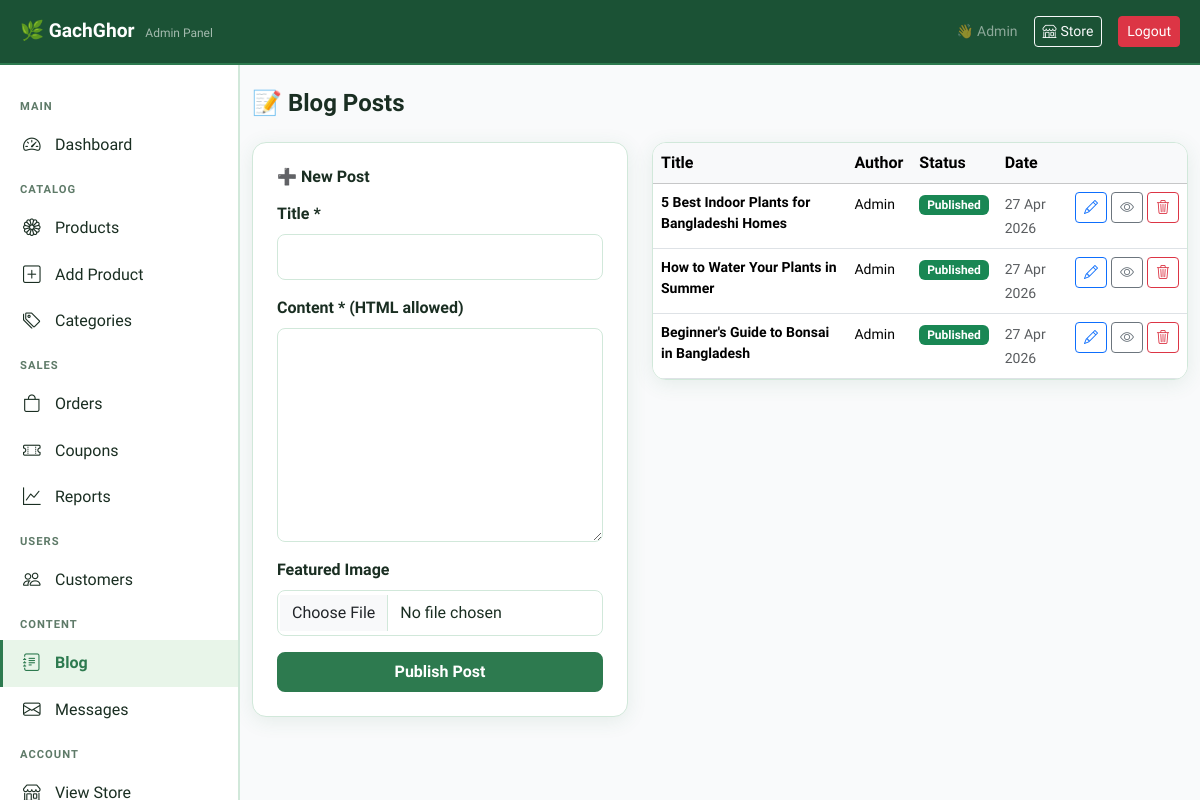
The page /backend/admin/blog.php (signed in) on the database its author committed.
### tables this page shows
CREATE TABLE IF NOT EXISTS blog_posts (
    id INT AUTO_INCREMENT PRIMARY KEY,
    title VARCHAR(255) NOT NULL,
    slug VARCHAR(255) UNIQUE,
    content LONGTEXT,
    image VARCHAR(255),
    author_id INT,
    is_published TINYINT(1) DEFAULT 1,
    created_at TIMESTAMP DEFAULT CURRENT_TIMESTAMP,
    FOREIGN KEY (author_id) REFERENCES users(id) ON DELETE SET NULL
);

CREATE TABLE IF NOT EXISTS users (
    id INT AUTO_INCREMENT PRIMARY KEY,
    name VARCHAR(100) NOT NULL,
    email VARCHAR(150) NOT NULL UNIQUE,
    password VARCHAR(255) NOT NULL,           
    phone VARCHAR(20),
    address TEXT,
    city VARCHAR(100),
    role ENUM('admin','customer') DEFAULT 'customer',
    avatar VARCHAR(255) DEFAULT NULL,
    is_blocked TINYINT(1) DEFAULT 0,          
    reset_token VARCHAR(255) DEFAULT NULL,
    reset_expires DATETIME DEFAULT NULL,
    created_at TIMESTAMP DEFAULT CURRENT_TIMESTAMP,
    updated_at TIMESTAMP DEFAULT CURRENT_TIMESTAMP ON UPDATE CURRENT_TIMESTAMP
);

### backend/includes/config.php (called while the page is built, shortened)
<?php
function h(string $str): string {
    return htmlspecialchars($str, ENT_QUOTES, 'UTF-8');
}

### backend/admin/blog.php (the view, shortened to what this page needs)
<?php
require_once __DIR__ . '/../includes/config.php';
$db = getDB();
$editPost = null;
$posts = $db->query("SELECT b.*, u.name as author FROM blog_posts b LEFT JOIN users u ON b.author_id=u.id ORDER BY b.created_at DESC")->fetchAll();
include __DIR__ . '/admin-header.php';
?>
<div class="container-fluid py-4">
    <h4 class="fw-bold mb-4">📝 Blog Posts</h4>
    <div class="row g-4">
        <div class="col-md-5">
            <div class="gg-card p-4">
                <h6 class="fw-bold mb-3"><?= $editPost?'✏️ Edit Post':'➕ New Post' ?></h6>
                <form method="POST" enctype="multipart/form-data">
                    <div class="mb-3">
                        <label class="form-label">Title *</label>
                        <input type="text" name="title" class="form-control gg-form-control" required
                               value="<?= h($editPost['title']??$_POST['title']??'') ?>">
                    </div>
                    <div class="mb-3">
                        <label class="form-label">Content * (HTML allowed)</label>
                        <textarea name="content" class="form-control gg-form-control" rows="8" required><?= h($editPost['content']??'') ?></textarea>
                    </div>
                    <div class="mb-3">
                        <label class="form-label">Featured Image</label>
                        <input type="file" name="image" class="form-control gg-form-control" accept="image/*">
                    </div>
                    <div class="d-flex gap-2">
                        <button type="submit" class="btn gg-btn-green flex-fill"><?= $editPost?'Update':'Publish Post' ?></button>
                    </div>
                </form>
            </div>
        </div>
        <div class="col-md-7">
            <div class="gg-card overflow-hidden">
                <table class="table table-hover mb-0">
                    <thead class="table-light">
                        <tr><th>Title</th><th>Author</th><th>Status</th><th>Date</th><th></th></tr>
                    </thead>
                    <tbody>
                    <?php foreach($posts as $p): ?>
                    <tr>
                        <td class="fw-semibold small"><?= h(substr($p['title'],0,45)) ?><?= strlen($p['title'])>45?'...':'' ?></td>
                        <td><small><?= h($p['author']??'Admin') ?></small></td>
                        <td>
                            <a href="?toggle=<?= $p['id'] ?>" class="badge <?= $p['is_published']?'bg-success':'bg-secondary' ?> text-decoration-none">
                                <?= $p['is_published']?'Published':'Draft' ?>
                            </a>
                        </td>
                        <td><small class="text-muted"><?= date('d M Y',strtotime($p['created_at'])) ?></small></td>
                        <td>
                            <div class="d-flex gap-1">
                                <a href="?edit=<?= $p['id'] ?>" class="btn btn-sm btn-outline-primary"><i class="bi bi-pencil"></i></a>
                                <a href="<?= SITE_URL ?>/frontend/blog-post.php?id=<?= $p['id'] ?>" target="_blank" class="btn btn-sm btn-outline-secondary"><i class="bi bi-eye"></i></a>
                                <a href="?delete=<?= $p['id'] ?>" class="btn btn-sm btn-outline-danger" onclick="return confirm('Delete?')"><i class="bi bi-trash3"></i></a>
                            </div>
                        </td>
                    </tr>
                    <?php endforeach; ?>
                    </tbody>
                </table>
            </div>
        </div>
    </div>
</div>
<?php include __DIR__ . '/admin-footer.php'; ?>

### assets/css/style.css (style rules this page uses)
:root { --gg-green: #2d7a4f; --gg-green-light: #4caf78; --gg-green-dark: #1b5235; --gg-green-pale: #e8f5e9; --gg-accent: #f4a623; --gg-accent-dark: #d4881a; --gg-danger: #e53e3e; --gg-bg: #f9fafb; --gg-surface: #ffffff; --gg-surface-2: #f1f5f3; --gg-border: #d1e8da; --gg-text: #1a2e22; --gg-text-muted: #5e7a68; --gg-shadow: 0 4px 20px rgba(45,122,79,0.10); --gg-shadow-hover: 0 8px 30px rgba(45,122,79,0.18); --gg-radius: 14px; --gg-radius-sm: 8px; --gg-nav-height: 65px; --gg-bottom-nav: 65px; --transition: all 0.25s ease; }
*, *::before, *::after { box-sizing: border-box; }
body { font-family: 'Hind Siliguri', sans-serif; background: var(--gg-bg); color: var(--gg-text); transition: background 0.3s, color 0.3s; padding-bottom: var(--gg-bottom-nav); }
a { text-decoration: none; color: var(--gg-green); }
.gg-btn-green { background: var(--gg-green); color: #fff; border: 2px solid var(--gg-green); border-radius: var(--gg-radius-sm); font-weight: 600; transition: var(--transition); }
.gg-card { background: var(--gg-surface); border: 1.5px solid var(--gg-border); border-radius: var(--gg-radius); box-shadow: var(--gg-shadow); transition: var(--transition); overflow: hidden; }
.gg-form-control { background: var(--gg-surface); border: 1.5px solid var(--gg-border); color: var(--gg-text); border-radius: var(--gg-radius-sm); padding: 10px 14px; transition: var(--transition); }
.form-label { font-weight: 600; color: var(--gg-text); }

### backend/admin/admin-header.php (style rules this page uses)
body { padding-bottom: 0 !important; }

### rows shown on the page
blog_posts: title "5 Best Indoor Plants for Bangladeshi Homes", author.name "Admin", is_published "Published", created_at "27 Apr 2026"
blog_posts: title "How to Water Your Plants in Summer", author.name "Admin", is_published "Published", created_at "27 Apr 2026"
blog_posts: title "Beginner's Guide to Bonsai in Bangladesh", author.name "Admin", is_published "Published", created_at "27 Apr 2026"

### other values the page prints
$_SESSION['user_name'] "Admin"
